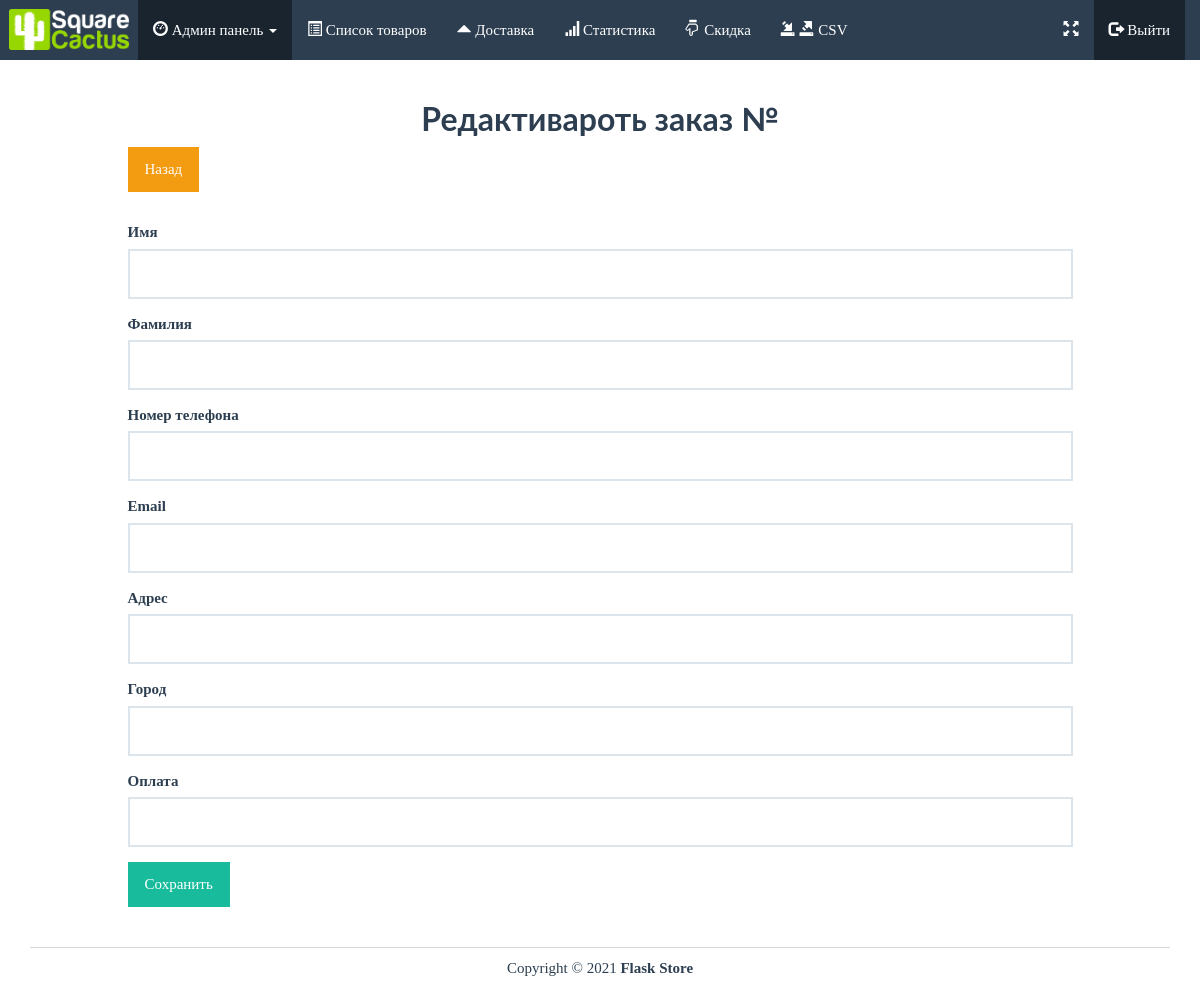
The app's page /admin/edit/order/1 (signed in), older data.
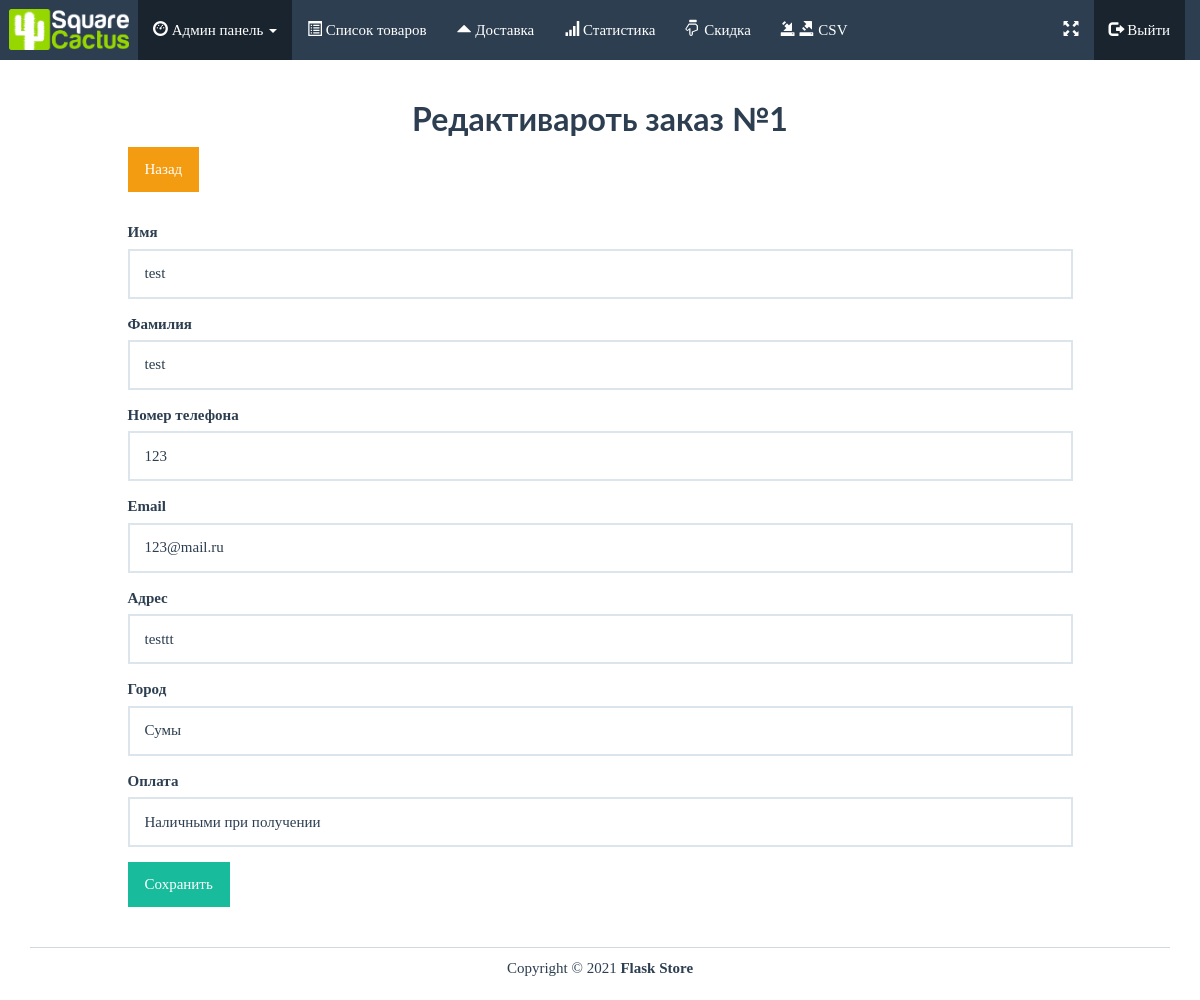
The same page, newer data.
### app.py (models this page shows, shortened)
class Order(db.Model):
    id = db.Column(db.Integer, primary_key=True)
    reference = db.Column(db.String(5))
    first_name = db.Column(db.String(20))
    last_name = db.Column(db.String(20))
    phone_number = db.Column(db.Integer)
    email = db.Column(db.String(50))
    address = db.Column(db.String(100))
    city = db.Column(db.String(100))
    state = db.Column(db.String(20))
    country = db.Column(db.String(20))
    status = db.Column(db.String(10))
    payment_type = db.Column(db.String(10))
    items = db.relationship('Order_Item', backref='order', lazy=True)

### app.py (the view, shortened to what this page needs)
@app.route('/admin/edit/order/<int:id>', methods=['POST', 'GET'])
@login_required
def edit_order(id):
    order = Order.query.get(id)
    count_cart = check_count()
    return render_template('admin/edit-order.html', admin=True, order=order, count_cart=count_cart)

### app.py (called while the page is built)
def check_count():
    count_cart = 0
    if 'cart' in session:
        for item in session['cart']:
            quantity = int(item['quantity'])
            count_cart += quantity
    else:
        count_cart = 0
    return count_cart

### templates/admin/edit-order.html (shortened to what this page needs)
{% extends "base.html" %}
{% block body %}
<div class="row pad">
	<div class="col-lg-12">
		<h2 class="bold text-center">Редактивароть заказ №{{ order.id }}</h2>
	</div>
</div>
<div class="row">
	<div class="col-lg-10 col-lg-offset-1">
        <button onclick="window.history.back();" class="btn btn-warning" style="margin-bottom: 30px;">Назад</button>
		<form method="POST" enctype="multipart/form-data">
                <div class="form-group">
                    <label>Имя</label>
                    <input type="text" name="first_name" class="form-control" value="{{ order.first_name }}" required>
                </div>
            <div class="form-group">
                    <label>Фамилия</label>
                    <input type="text" name="last_name" class="form-control" value="{{ order.last_name }}" required>
                </div>
            <div class="form-group">
                    <label>Номер телефона</label>
                    <input type="text" name="phone_number" class="form-control" value="{{ order.phone_number }}" required>
                </div>
            <div class="form-group">
                    <label>Email</label>
                    <input type="text" name="email" class="form-control" value="{{ order.email }}" required>
                </div>
            <div class="form-group">
                    <label>Адрес</label>
                    <input type="text" name="address" class="form-control" value="{{ order.address }}" required>
                </div>
            <div class="form-group">
                    <label>Город</label>
                    <input type="text" name="city" class="form-control" value="{{ order.city }}" required>
                </div>
            <div class="form-group">
                    <label>Оплата</label>
                    <input type="text" name="payment_type" class="form-control" value="{{ order.payment_type }}" required>
                </div>
                <button type="submit" class="btn btn-success">Сохранить</button>
            </form>
	</div>
</div>
{% endblock %}

Row changes from the older to the newer data that the page shows:
added Order: id "1", first_name "test", last_name "test", phone_number "123", email "123@mail.ru", address "testtt", city "Сумы", payment_type "Наличными при получении"
